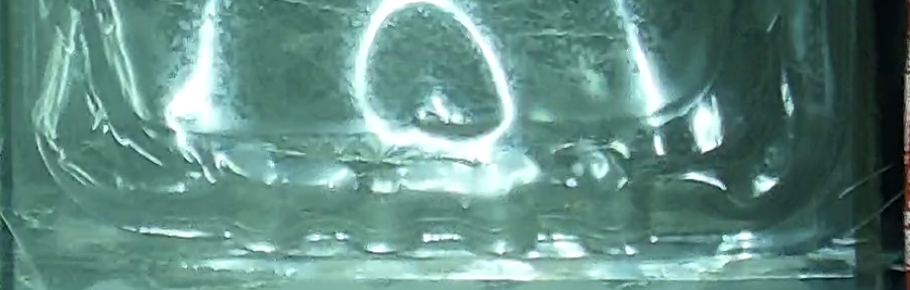
#> input picture seminar6/no_label/label1/no_label_43.png, 910 x 290 px, found by its file name; its folder holds 3 pictures in this run
$ python sildid_MAE.py
#> lines starting #> are read from the running program, lines starting #| are printed output that depends on the picture
import cv2
import numpy as np
import os
import matplotlib.pyplot as plt
import time

product = "rulaad"
label = "label1"
rescale_factor = 1.0


def mean_absolute_error_image(path1: str, path2: str) -> tuple:
#> called with path1 = 'rulaad/label1/no_label_43.png', path2 = 'rulaad/label1/no_label_48.png'
    start_time = time.perf_counter()

    img1 = cv2.imread(path1, cv2.IMREAD_UNCHANGED)
#> img1 is the input picture: shape (290, 910, 3); mean B, G, R 132, 140.5, 99.3
    img2 = cv2.imread(path2, cv2.IMREAD_UNCHANGED)
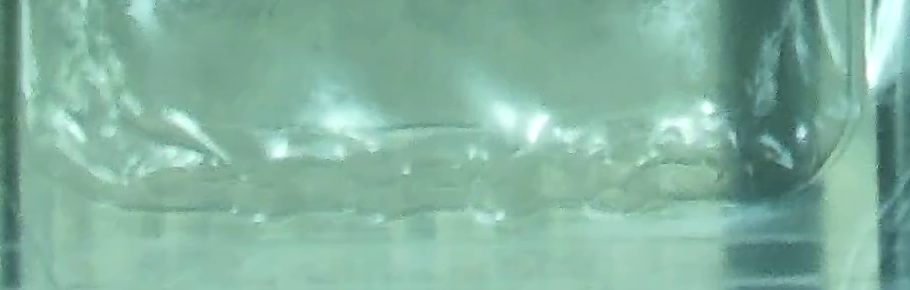
#> input picture seminar6/no_label/label1/no_label_48.png, 910 x 290 px, found by its file name
#> img2 is the input picture: shape (290, 910, 3); mean B, G, R 160.1, 178.5, 131.5

    if rescale_factor != 1.0:
        img1 = cv2.resize(img1, (int(img1.shape[1] * rescale_factor), int(img1.shape[0] * rescale_factor)), interpolation=cv2.INTER_AREA)
        img2 = cv2.resize(img2, (int(img2.shape[1] * rescale_factor), int(img2.shape[0] * rescale_factor)), interpolation=cv2.INTER_AREA)

    if img1.shape != img2.shape:
        img2 = cv2.resize(img2, (img1.shape[1], img1.shape[0]), interpolation=cv2.INTER_AREA)

    mae_value = float(np.mean(np.abs(img1.astype(np.float64) - img2.astype(np.float64))))
#> mae_value = 52.11
    end_time = time.perf_counter()

    return mae_value, end_time - start_time


def save_mae_histogram(mae_good_values, mae_bad_values, product, label, rescale_factor, out_dir='results', bins=30):
    if not (mae_good_values or mae_bad_values):
        print("No MAE values to plot")
        return

    os.makedirs(out_dir, exist_ok=True)
    plt.figure(figsize=(8, 5))
    if mae_good_values:
        plt.hist(mae_good_values, bins=bins, color='green', alpha=0.7, label='good')
    if mae_bad_values:
        plt.hist(mae_bad_values, bins=bins, color='red', alpha=0.7, label='bad')

    plt.xlabel('MAE')
    plt.ylabel('Count')
    plt.title('Good vs Bad MAE')
    plt.legend()
    plt.tight_layout()
    out_path = os.path.join(out_dir, f'mae_histogram_{product}_{label}_{rescale_factor}.png')
    plt.savefig(out_path)
    plt.close()
    print(f"Saved histogram: {out_path}")


good_dir = f"{product}/{label}"
bad_dir = f"no_label/{label}"

good_images = sorted([f for f in os.listdir(good_dir) if f.endswith('.png')])
bad_images = sorted([f for f in os.listdir(bad_dir) if f.endswith('.png')])

mae_good = []
mae_bad = []
calculation_times = []

if good_images:
    template_path = os.path.join(good_dir, good_images[0])

    for img in good_images[1:]:
        img_path = os.path.join(good_dir, img)
        mae_value, calc_time = mean_absolute_error_image(template_path, img_path)
#> mae_value = 52.11; calc_time = 0.11
        mae_good.append(mae_value)
        calculation_times.append(calc_time)

    for img in bad_images:
        img_path = os.path.join(bad_dir, img)
        mae_value, calc_time = mean_absolute_error_image(template_path, img_path)
#> mae_value = 0; calc_time = 0.0192
        mae_bad.append(mae_value)
        calculation_times.append(calc_time)


print(f"MAE good: {len(mae_good)} values")
#| MAE good: 2 values
print(f"MAE bad: {len(mae_bad)} values")
#| MAE bad: 3 values
save_mae_histogram(mae_good, mae_bad, product, label, rescale_factor)
#> in save_mae_histogram, `plt.savefig(out_path)`:
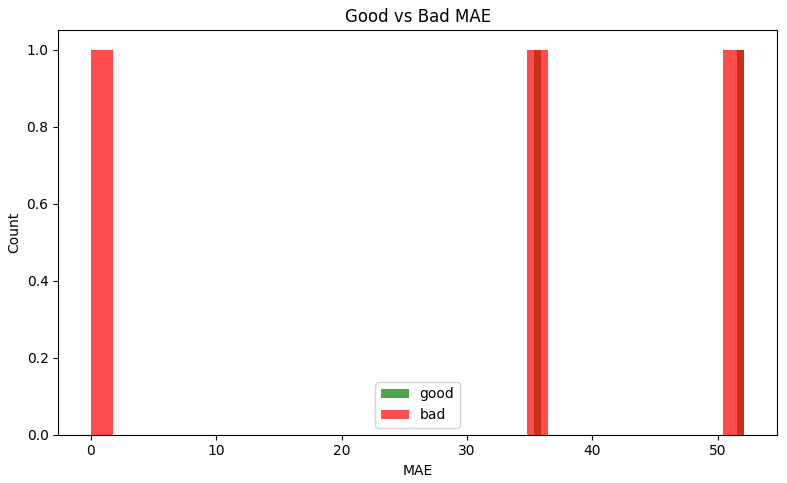
#> figure drawn by matplotlib, 1 panel

if calculation_times:
    avg_time_ms = (sum(calculation_times) / len(calculation_times)) * 1000
#> avg_time_ms = 45.4
    print(f"Average calculation time: {avg_time_ms:.2f} ms")
#| Average calculation time: 45.40 ms
